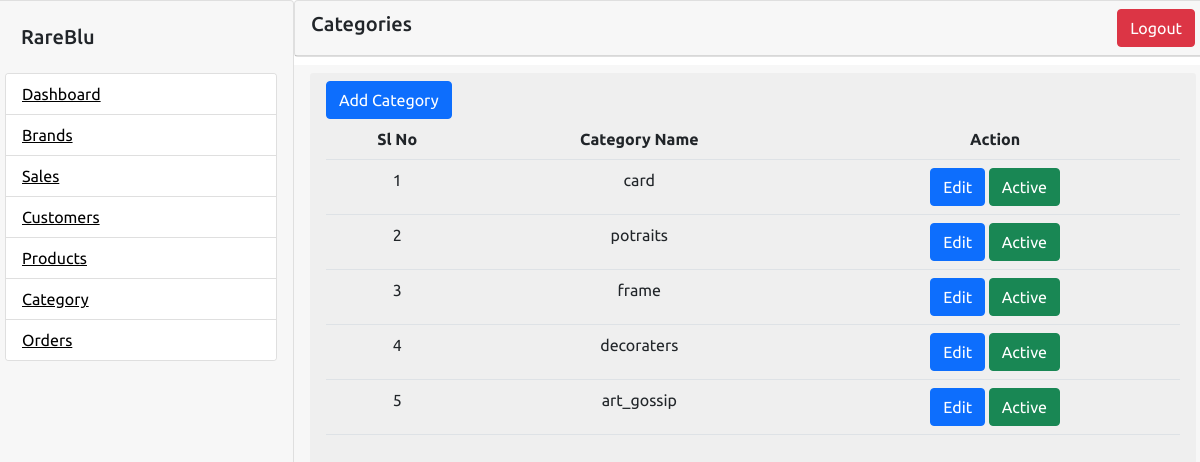
The page /category on the database its author committed.
### admin_side/models.py (models this page shows, shortened)
class Category(models.Model):
    name=models.CharField(max_length=50)
    active = models.BooleanField(default=True)

### admin_side/views.py (the view)
# urls.py: path('category',views.category,name='category'),
def category(request):
    cat = Category.objects.all()
    return render(request,'admin/admin_category.html', {'title':'Categories','cat': cat})

### Templates/admin/admin_category.html (shortened to what this page needs)
{% extends 'admin/admin.html' %}
{% block main %}
<div class="card-header" style="min-height: 100vh;">
    <div class="input-group-append">
        <button type="button" class="btn btn-primary" data-bs-toggle="modal" data-bs-target="#staticBackdrop">
            Add Category
        </button>
    </div>
    <div class="input-group mb-3">
        <table class="table text-center">
            <tr>
                <th>Sl No</th>
                <th>Category Name</th>
                <th>Action</th>
            </tr>
            {% for c in cat %}
            <tr>
                <td>{{ forloop.counter }}</td>
                <td>{{ c.name }}</td>
                <td><a href="{% url 'editcategory' c.id %}" type="button" class="btn btn-primary">Edit</a>
                    {% if c.active %}
                    <a href="{% url 'categoryactive' c.id %}" class="btn btn-success">Active</a>
                    {% else %}
                    <a href="{% url 'categoryactive' c.id %}" class="btn btn-danger">Block</a>
                    {% endif %}
                </td>
            </tr>
            {% endfor %}
        </table>
    </div>
</div>
{% endblock main%}

### static/admin_dashboard.css (style rules this page uses)
* { font-family: "Ubuntu", sans-serif; margin: 0; padding: 0; box-sizing: border-box; }
:root { --blue: #2a2185; --white: #fff; --gray: #f5f5f5; --black1: #222; --black2: #999; }
body { min-height: 100vh; overflow-x: hidden; }

### rows shown on the page
Category: name "card", active "Active"
Category: name "potraits", active "Active"
Category: name "frame", active "Active"
Category: name "decoraters", active "Active"
Category: name "art_gossip", active "Active"

### other values the page prints
{{ title }} "Categories"
